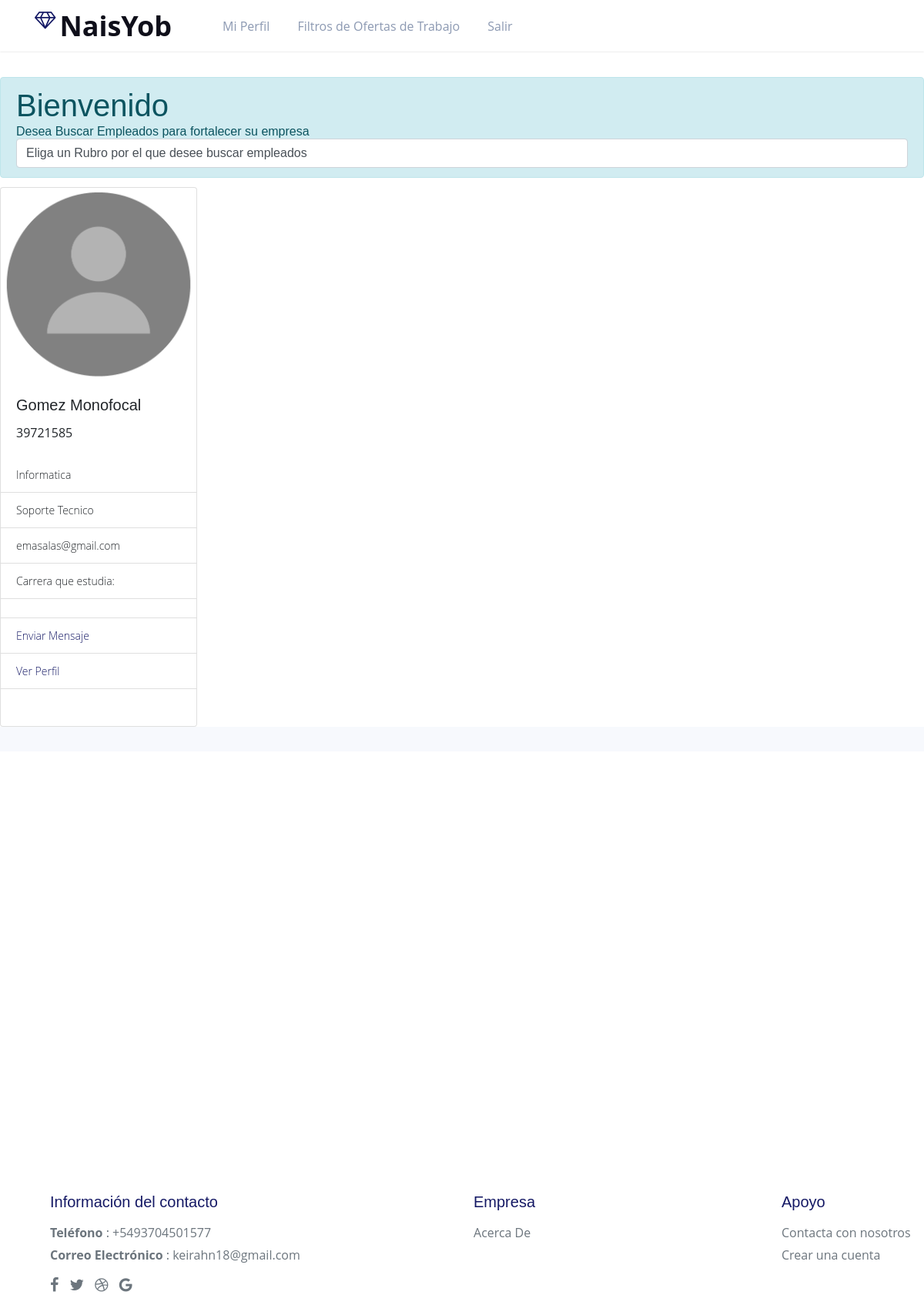
/filtro_empleado.php?id_dato=1 (signed in), run on the app's committed database.
### tables this page shows
CREATE TABLE `persona` (
  `id_persona` int(10) NOT NULL,
  `nombres` varchar(100) DEFAULT NULL,
  `apellidos` varchar(100) DEFAULT NULL,
  `dni` varchar(8) DEFAULT NULL,
  `cuil` varchar(11) NOT NULL,
  `fecha_nacimiento` varchar(10) NOT NULL,
  `perfil_imagen` longblob NOT NULL,
  `rela_sexo` int(10) NOT NULL
);

CREATE TABLE `rubro` (
  `id_rubro` int(10) NOT NULL,
  `desc_rubro` varchar(50) DEFAULT NULL
);

CREATE TABLE `cargo` (
  `id_cargo` int(10) NOT NULL,
  `nombre_cargo` varchar(50) DEFAULT NULL,
  `rela_rubro` int(10) DEFAULT NULL
);

CREATE TABLE `usuario` (
  `id_usuario` int(10) NOT NULL,
  `user_name` varchar(50) DEFAULT NULL,
  `password` varchar(50) DEFAULT NULL,
  `rela_persona` int(10) DEFAULT NULL,
  `rela_tipo_usuario` int(10) DEFAULT NULL
);

### filtro_empleado.php (the view, shortened to what this page needs)
<!doctype html>
<html lang="en">
<head>
  <link rel="stylesheet" href="assets/css/style-starter.css">
  <link rel="stylesheet" href="assets/css/style.css">
  <link rel="stylesheet" href="assets/css/star.css">
</head>
<body>
  <div class="w3l-bootstrap-header fixed-top">
    <nav class="navbar navbar-expand-lg navbar-light p-2">
      <div class="container" style="  height: 50px; " >
        <a class="navbar-brand" href="index.html"><span class="fa fa-diamond"></span>NaisYob</a>
     <div class="collapse navbar-collapse" id="navbarSupportedContent">
        <ul class="navbar-nav mr-auto">
          <li class="nav-item active">
            <a class="nav-link" href="mi_perfil.php">Mi Perfil</a>
          </li>
          <?php if ($_SESSION['tipo']==1 or $_SESSION['tipo']==3) {
           ?>
           <li class="nav-item">
            <a class="nav-link" href="ofertas_trabajo.php">Filtros de Ofertas de Trabajo</a>
          </li>
        <?php } ?>
        <li class="nav-item">
          <a class="nav-link" href="salir.php">Salir</a>
        </li>
      </ul>
    </div>
  </div>
</nav>
</div>
<header>
  <div  class="alert alert-info" style="position: relative;  top:100px">
    <h1>Bienvenido</h1>
    <h6>Desea Buscar Empleados para fortalecer su empresa</h6>
    <select class="form-control" id="name">
     <option>Eliga un Rubro por el que desee buscar empleados</option>
   </select>
 </div>
</header>
<br>
<br>
<br><br>
<?php
if (isset($_GET['id_dato'])) {
  include 'ajax/conexion.php';
  $sql="select e.id_empleado as id_emp,r.desc_rubro as rubro,c.nombre_cargo as cargo,u.user_name as email ,s.desc_sexo as sexo,p.nombres as nombre,p.apellidos as apellido,p.dni as dni, p.cuil as cuil from persona p
  inner join empleado e on p.id_persona=e.rela_persona inner join cargo_empleado ce on e.id_empleado=ce.rela_empleado
  inner join cargo c on c.id_cargo=ce.rela_cargo inner join rubro r on r.id_rubro=c.rela_rubro
  inner join usuario u on p.id_persona=u.rela_persona
  inner join sexo s on s.id_sexo=p.rela_sexo where r.id_rubro=".$_GET['id_dato']."";
  $queryEmpleados=$pdo->query($sql);
  ?>
  <?php if ($queryEmpleados->rowCount()>0) {
    while ($data=$queryEmpleados->fetch()) {
      ?>
      <div class="card" style="width: 16rem;">
        <img class="card-img-top" src="assets/images/user.png"   alt="Card image cap">
        <div class="card-body">
          <h5 class="card-title"><?php echo $data['apellido']." ".$data['nombre']; ?></h5>
          <p class="card-text"><?php echo $data['dni']; ?></p>
        </div>
        <ul class="list-group list-group-flush">
          <li class="list-group-item"><?php echo $data['rubro']; ?></li>
          <li class="list-group-item"><?php echo $data['cargo']; ?></li>
          <li class="list-group-item"><?php echo $data['email']; ?></li>
          <li class="list-group-item">Carrera que estudia:</li>
          <li class="list-group-item"></li>
          <li class="list-group-item"><a href="#" data-toggle="modal" data-target="#exampleModal" class="card-link">Enviar Mensaje</a></li>
          <li class="list-group-item"><a  href="#" class="card-link">Ver Perfil</a></li>
        </ul>
      </div>
      <?php
    }  }
  } ?>
  <section class="w3l-market-footer" >
    <footer class="footer-28" >
      <div class="footer-bg-layer" >
        <div class="container py-lg-3">
          <div class="row footer-top-28">
            <div class="col-md-6 footer-list-28 mt-5" style="position: absolute;  top:1500px; left:  50px;">
              <h6 class="footer-title-28">Información del contacto</h6>
              <ul>
                <li>
                  <p><strong>Teléfono</strong> : <a href="tel:+5493704501577">+5493704501577</a></p>
                </li>
                <li>
                  <p><strong>Correo Electrónico</strong> : <a href="mailto:keirahn18@gmail.com">keirahn18@gmail.com</a></p>
                </li>
              </ul>
              <div class="main-social-footer-28 mt-3">
                <ul class="social-icons">
                  <li class="facebook">
                    <a href="#link" title="Facebook">
                      <span class="fa fa-facebook" aria-hidden="true"></span>
                    </a>
                  </li>
                  <li class="twitter">
                    <a href="#link" title="Twitter">
                      <span class="fa fa-twitter" aria-hidden="true"></span>
                    </a>
                  </li>
                  <li class="dribbble">
                    <a href="#link" title="Dribbble">
                      <span class="fa fa-dribbble" aria-hidden="true"></span>
                    </a>
                  </li>
                  <li class="google">
                    <a href="#link" title="Google">
                      <span class="fa fa-google" aria-hidden="true"></span>
                    </a>
                  </li>
                </ul>
              </div>
            </div>
            <div class="col-md-6" style="position: absolute;  top:1500px; left : 600px;">
              <div class="row">
                <div class="col-md-4 footer-list-28 mt-5">
                  <h6 class="footer-title-28">Empresa</h6>
                  <ul>
                    <li><a href="about.html">Acerca De</a></li>
                  </ul>
                </div>
                <div class="col-md-4 footer-list-28 mt-5" style="position: absolute;  left:  400px;">
                  <h6 class="footer-title-28">Apoyo</h6>
                  <ul>
                    <li><a href="contact.html">Contacta con nosotros</a></li>
                    <li><a href="registrar.html">Crear una cuenta</a></li>
                  </ul>
                </div>
              </div>
            </div>
          </div>
        </div>
      </div>
    </footer>
      </section>
    </body>
    </html>

### assets/css/style.css (style rules this page uses)
body a { transition:0.5s all; -webkit-transition:0.5s all; -moz-transition:0.5s all; -o-transition:0.5s all; -ms-transition:0.5s all; }
h1,h2,h3,h4,h5,h6 { padding:0 0; margin:0 0; font-family: 'Cagliostro', sans-serif; }
p { padding:0 0; margin:0 0; }
ul { padding:0 0; margin:0 0; }
body { padding:0 0; margin:0 0; font-family: 'Open Sans', sans-serif; }
.navbar { position: relative; min-height: 50px; margin-bottom: 10px; border: 1px solid transparent; }
.navbar-collapse { padding: 0; }
.list-group-item { font-weight: 300; font-size: 14px; }
.alert { font-size: 0.85em; }
.list-group { margin-bottom: 48px; }

### data on the page
persona: apellidos "Gomez", nombres "Monofocal", dni "39721585", rubro.desc_rubro "Informatica", cargo.nombre_cargo "Soporte Tecnico", usuario.user_name "emasalas@gmail.com"
